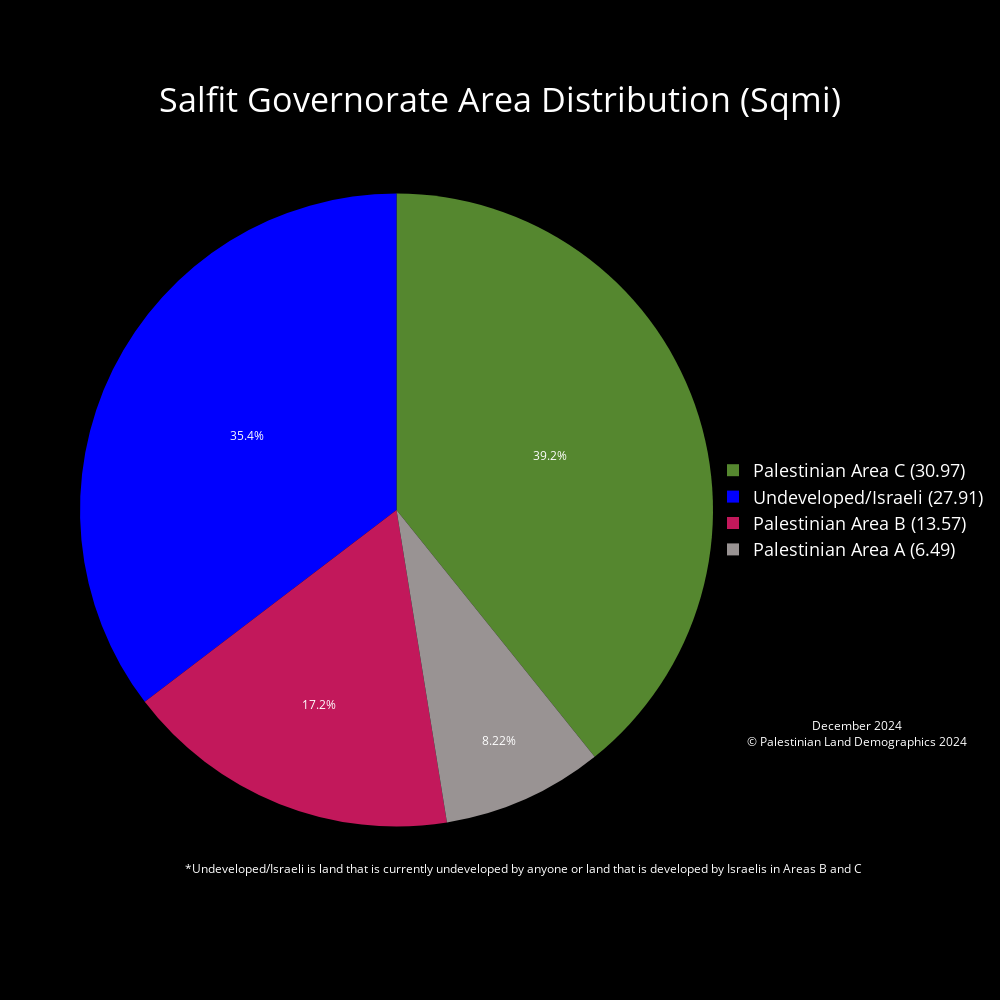

Notebook code for this chart:
### Code cell
# Salfit Governorate
West_Bank_Governorates = Governorates_WB[Governorates_WB['Governorates_Code'] < 2000]
Salfit_gov = West_Bank_Governorates[West_Bank_Governorates['Governorates_Name'] == 'Salfit']
# Clip to Governorate
Salfit_land_mass = gpd.clip(Palestinian_Land_Mass, Salfit_gov)
Salfit_seam_zone = gpd.clip(Seam_Zone, Salfit_gov)
# Calculate Area for clipped layer
Salfit_land_mass['Area_sqmi'] = Salfit_land_mass['geometry'].to_crs(epsg=28191).area * 3.8610215854245e-7
Salfit_seam_zone['Area_sqmi'] = Salfit_seam_zone['geometry'].to_crs(epsg=28191).area * 3.8610215854245e-7
# Plot for Visualization
fig, ax = plt.subplots()
Salfit_gov.plot(ax = ax, facecolor = "white", edgecolor = "black", label = "Salfit Governorate")
Salfit_seam_zone.plot(ax=ax, facecolor = "#1a237e", edgecolor = "#1a237e", label = "Palestinian Seam Zone in Salfit")
Salfit_land_mass.plot(ax = ax, facecolor = "green", edgecolor = "green", label = "Palestinian Land Mass in Salfit")
plt.title(f"Palestinian Land Mass Salfit")
plt.xlabel('Longitude')
plt.ylabel('Latitude')
plt.show()
# Calculate the land mass in areas a, b, c etc..
# Salfit_seam_zone['Area_sqmi'].groupby([Salfit_seam_zone['CLASS']]).sum()
Salfit_gov_area_a_area = Salfit_land_mass[Salfit_land_mass['CLASS'] == 'A']['Area_sqmi'].sum()
Salfit_gov_area_b_area = Salfit_land_mass[Salfit_land_mass['CLASS'] == 'B']['Area_sqmi'].sum()
Salfit_area_c_seam_zone = Salfit_seam_zone[Salfit_seam_zone['CLASS'] == 'C']['Area_sqmi'].sum()
Salfit_gov_area_c_area = Salfit_land_mass[Salfit_land_mass['CLASS'] == 'C']['Area_sqmi'].sum() + Salfit_area_c_seam_zone # for total Palestinian land in Area C
Salfit_gov_area = Governorates_WB[Governorates_WB["Governorates_Name"] == "Salfit"]["Area_sqmi"].iloc[0]
print(Salfit_gov_area)
open_or_israeli_area = Salfit_gov_area - Salfit_gov_area_a_area - Salfit_gov_area_b_area - Salfit_gov_area_c_area

# declaring data from land mass calculations
data = [Salfit_gov_area_a_area, Salfit_gov_area_b_area, Salfit_gov_area_c_area, open_or_israeli_area]

# Custom color palette and labels
label_color_dict = {'Palestinian Area A' : '#999393', 'Palestinian Area B' : '#C2185B', 'Palestinian Area C' : '#55872F', 'Undeveloped/Israeli' : '#0000FF'}
labels = list(label_color_dict.keys())
palette_color = list(label_color_dict.values())
custom_labels = [f'{label} ({round(value, 2)})' for label, value in zip(labels, data)]

# Pie chart using plotly
fig = go.Figure(
    data=[
        go.Pie(
            labels=custom_labels,
            values=data,
            marker=dict(colors=palette_color)
            
        )
    ]
)

fig.update_traces(textposition='inside',       # puts text inside the pie chart
                    textinfo = 'percent',        # shows us the percent and the area in sqmi ('percent+label' to show both)
                    textfont_color='white')      # color of the labels inside the pie chart are set to white

fig.update_layout(
    paper_bgcolor='black',       # background color around the plot  
    plot_bgcolor='black',        # background color of the plot
    font_color='white',          # color of the legend and title
    title={
        'text': 'Salfit Governorate Area Distribution (Sqmi)',
        'x': 0.5,                # Middle
        'y': 0.90,                # Nearly at the top
        'xanchor': 'center',
        'yanchor': 'middle',
        'font': {'size': 34}     # Increase font size for the title
    },
    legend={
        'font': {'size': 18},     # Increase font size for the legend
        'x': 1,                   # Position legend to the right of the pie chart
        'y': 0.5,                 # Position legend in the middle
        'xanchor': 'left',
        'yanchor': 'middle'
    },
    annotations=[
        dict(
            text="*Undeveloped/Israeli is land that is currently undeveloped by anyone or land that is developed by Israelis in Areas B and C",
            x=0.7,
            y=0.05,
            showarrow=False,
            font=dict(color='white', size=12),
            xanchor='center'
        ),
        dict(
            text="December 2024<br>© Palestinian Land Demographics 2024",
            x=1.05,
            y=0.25,
            showarrow=False,
            font=dict(color='white', size=12),
            xanchor='left',
            yanchor='top'
        )
    ],
    width=1000,                  # width and height of the pie chart
    height=1000
)

fig.write_html('December2024\PieCharts_HTML\Salfit_Governorate_Area_Distribution_Pie_Chart.html')
fig.show()

hti = Html2Image(size=(1000, 1000))
# Set the output path
hti.output_path = 'December2024/PieCharts_JPG'

# Take a screenshot of the HTML file and save it as a JPG file
hti.screenshot(
    html_file='December2024/PieCharts_HTML/Salfit_Governorate_Area_Distribution_Pie_Chart.html',
    save_as='Salfit_Governorate_Area_Distribution_Pie_Chart.jpg'
)

### Figure 1 — Plotly figure (JSON) as saved in the notebook; plotly's stock layout.template omitted (floating-point values rounded to 4 significant figures)
{"data": [{"labels": ["Palestinian Area A (6.49)", "Palestinian Area B (13.57)", "Palestinian Area C (30.97)", "Undeveloped/Israeli (27.91)"], "marker": {"colors": ["#999393", "#C2185B", "#55872F", "#0000FF"]}, "textfont": {"color": "white"}, "textinfo": "percent", "textposition": "inside", "type": "pie", "values": [6.489, 13.57, 30.97, 27.91]}], "layout": {"annotations": [{"font": {"color": "white", "size": 12}, "showarrow": false, "text": "*Undeveloped/Israeli is land that is currently undeveloped by anyone or land that is developed by Israelis in Areas B and C", "x": 0.7, "xanchor": "center", "y": 0.05}, {"font": {"color": "white", "size": 12}, "showarrow": false, "text": "December 2024<br>© Palestinian Land Demographics 2024", "x": 1.05, "xanchor": "left", "y": 0.25, "yanchor": "top"}], "font": {"color": "white"}, "height": 1000, "legend": {"font": {"size": 18}, "x": 1, "xanchor": "left", "y": 0.5, "yanchor": "middle"}, "paper_bgcolor": "black", "plot_bgcolor": "black", "title": {"font": {"size": 34}, "text": "Salfit Governorate Area Distribution (Sqmi)", "x": 0.5, "xanchor": "center", "y": 0.9, "yanchor": "middle"}, "width": 1000}}
